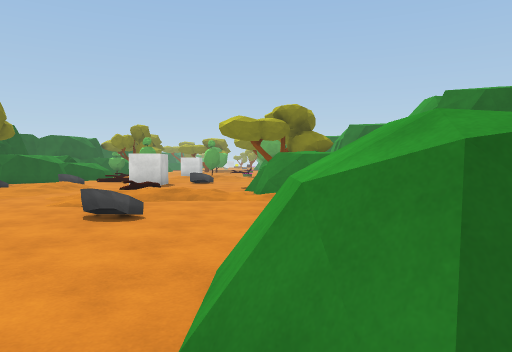
view 1 (above)

21 first-person views from a walk through a scene from a Unity 3-D project. The camera is 1.4 m above the floor, tilts 2° down and sees 70° across. The floor is counted in squares, 2 m on a side. Each view is taken from the middle of a square. On the plan, view 1 faces up. The plan holds only what a view shows up to about 11 squares ahead; the rest is blank. The place goes on beyond the plan. Some surface patterns are stand-ins.

view 2
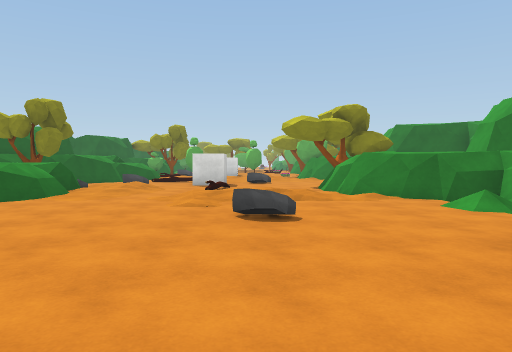

view 3
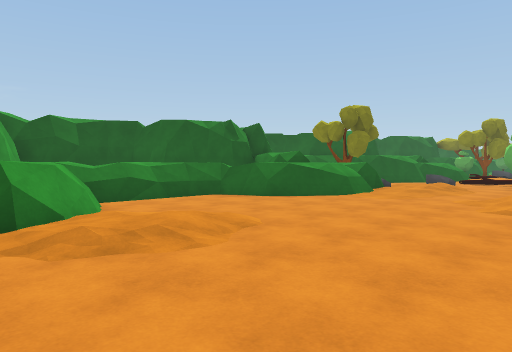

view 4
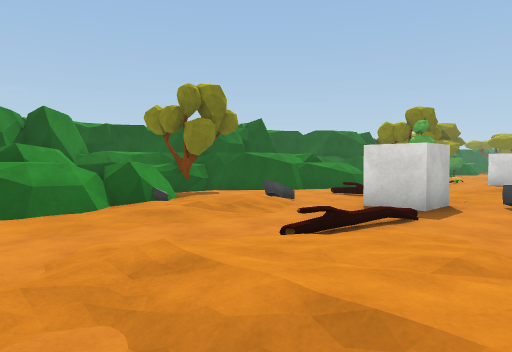

view 5
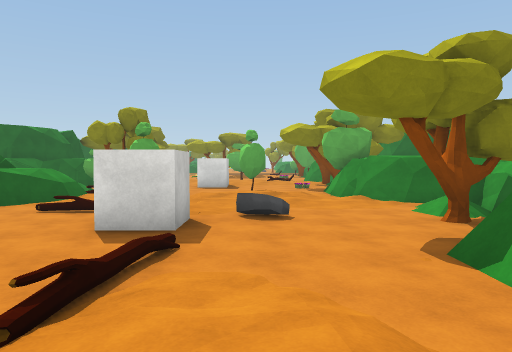

view 6
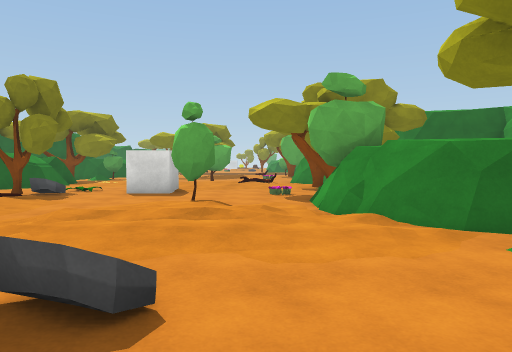

view 7
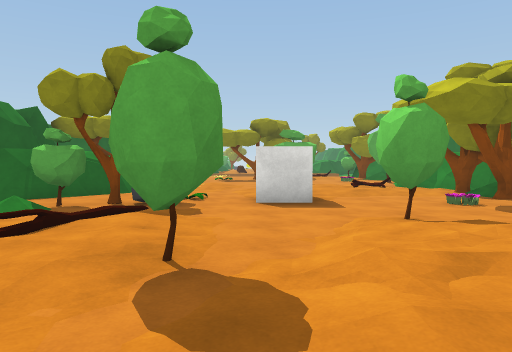

view 8
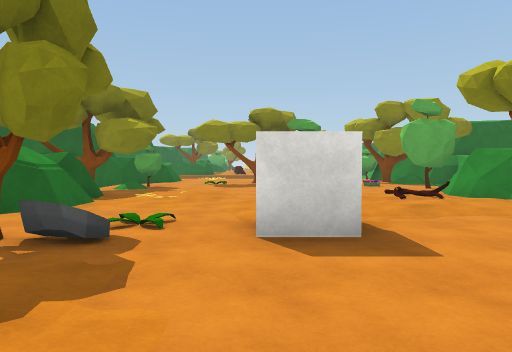

view 9
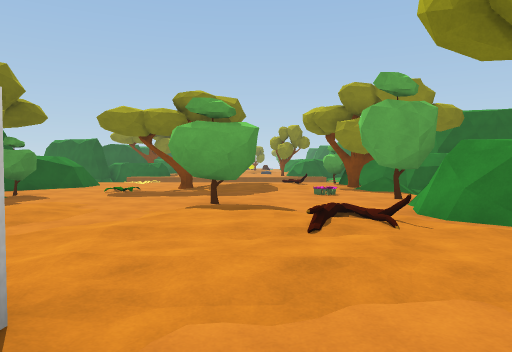

view 10
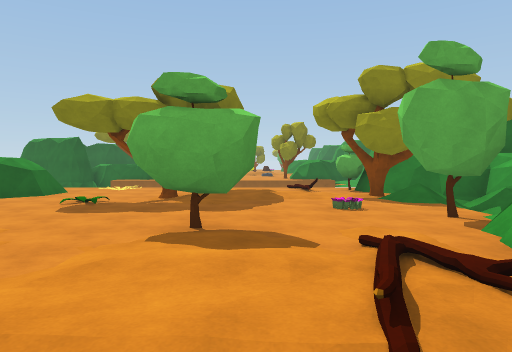

view 11
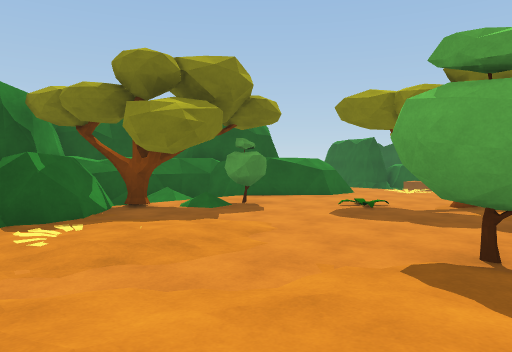

view 12
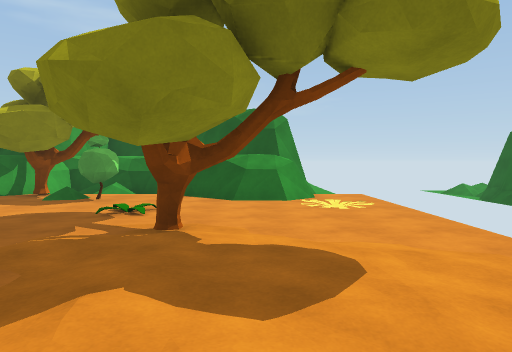

view 13
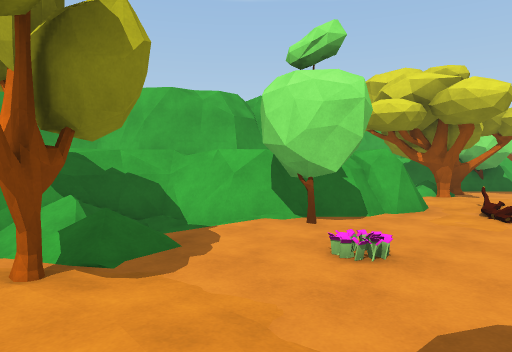

view 14
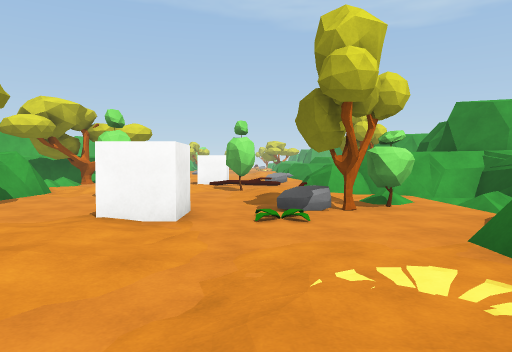

view 15
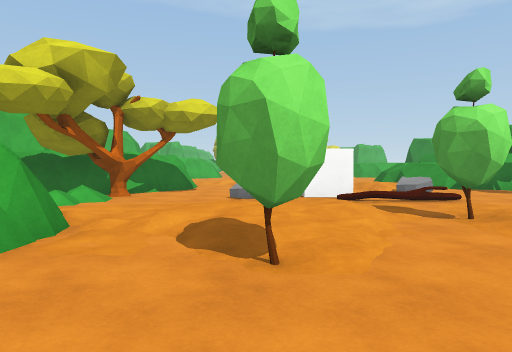

view 16
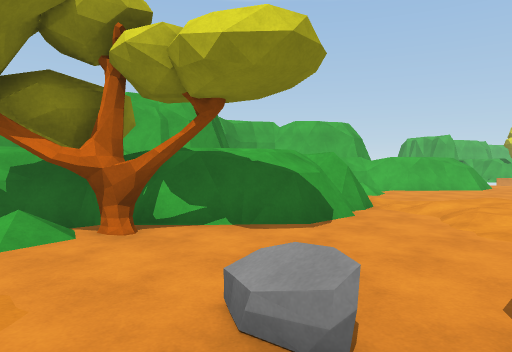

view 17
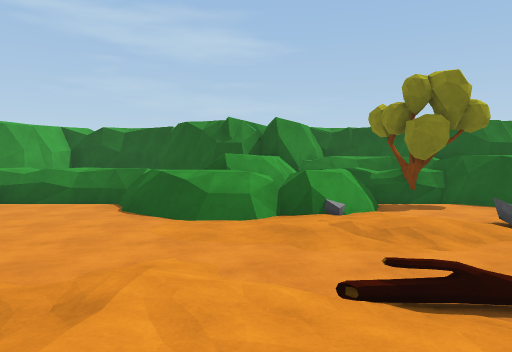

view 18
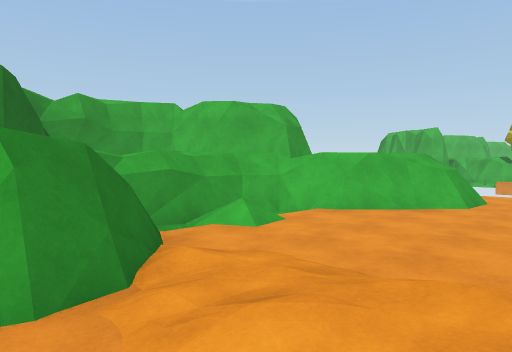

view 19
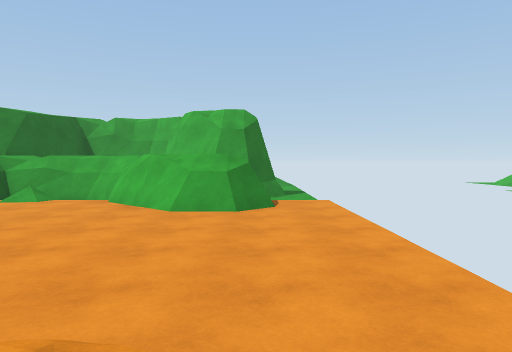

view 20
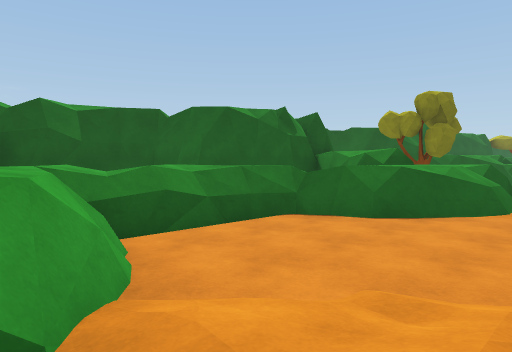

view 21
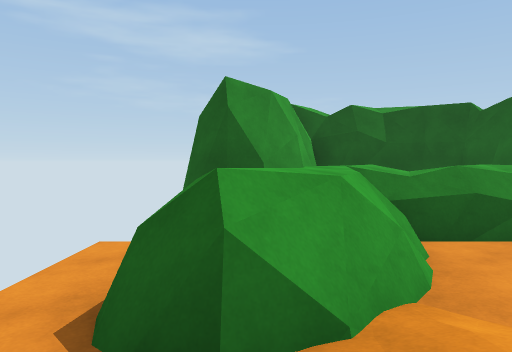

### Floor plan
Key: @ floor where view 1 was taken; # wall or solid block; . main floor; : floor 0.25 m higher than the main floor; / step, stairs or slope; = window, fence, low wall or low ledge; ^ raised ledge; T tree; R rock; C cube; P plant; L log; O other object.
Columns run from 10 left of view 1 to 4 right of it. Each row starts with its distance up from view 1.
 32   .........
 31 ###.P.....OO#
 30   #=....::..###
 29  ##...TT:..T//#
 28  #...P......//#
 27  #.O......P./##
 26  #.........O##
 25  #T....OO..##
 24  ##.::..:..#
 23   #/P..:::L##
 22   #/....::..#
 21  ##.....:..T
 20  #...PCC...T
 19  #OOR.....P##
 18  #......O..O
 17  ## /:..O.##
 16  ##^/O.:::##
 15   #^/..:::.###
 14   ##......../#
 13  ##..//.R..T/#
 12 ##....CC...T##
 11 #T..R......##
 10 #^^/:/./..##
  9 ##^^::./..##
  8 ###^/..:::###
  7 ###^/..://./##
  6 #^^#......../#
  5 ##......R.../#
  4 ##........./##
  3 #^.........##
  2 ##^/:/....##
  1   ^^./....##
  0   ........@.

Where each view was taken, in squares from view 1:
view 1: 0 up, 0 right, facing up
view 2: 0 up, 2 left, facing up
view 3: 0 up, 2 left, facing up-left
view 4: 6 up, 1 left, facing up-left
view 5: 7 up, 2 left, facing up
view 6: 11 up, 1 left, facing up
view 7: 13 up, 4 left, facing up
view 8: 16 up, 4 left, facing up
view 9: 19 up, 2 left, facing up
view 10: 21 up, 2 left, facing up
view 11: 22 up, 2 left, facing up-left
view 12: 30 up, 0 right, facing left
view 13: 30 up, 2 left, facing down-right
view 14: 25 up, 5 left, facing down
view 15: 20 up, 2 left, facing down
view 16: 14 up, 3 left, facing down-right
view 17: 8 up, 1 left, facing left
view 18: 9 up, 2 left, facing down-right
view 19: 1 up, 6 left, facing right
view 20: 1 up, 5 left, facing up-left
view 21: 1 up, 5 left, facing left
